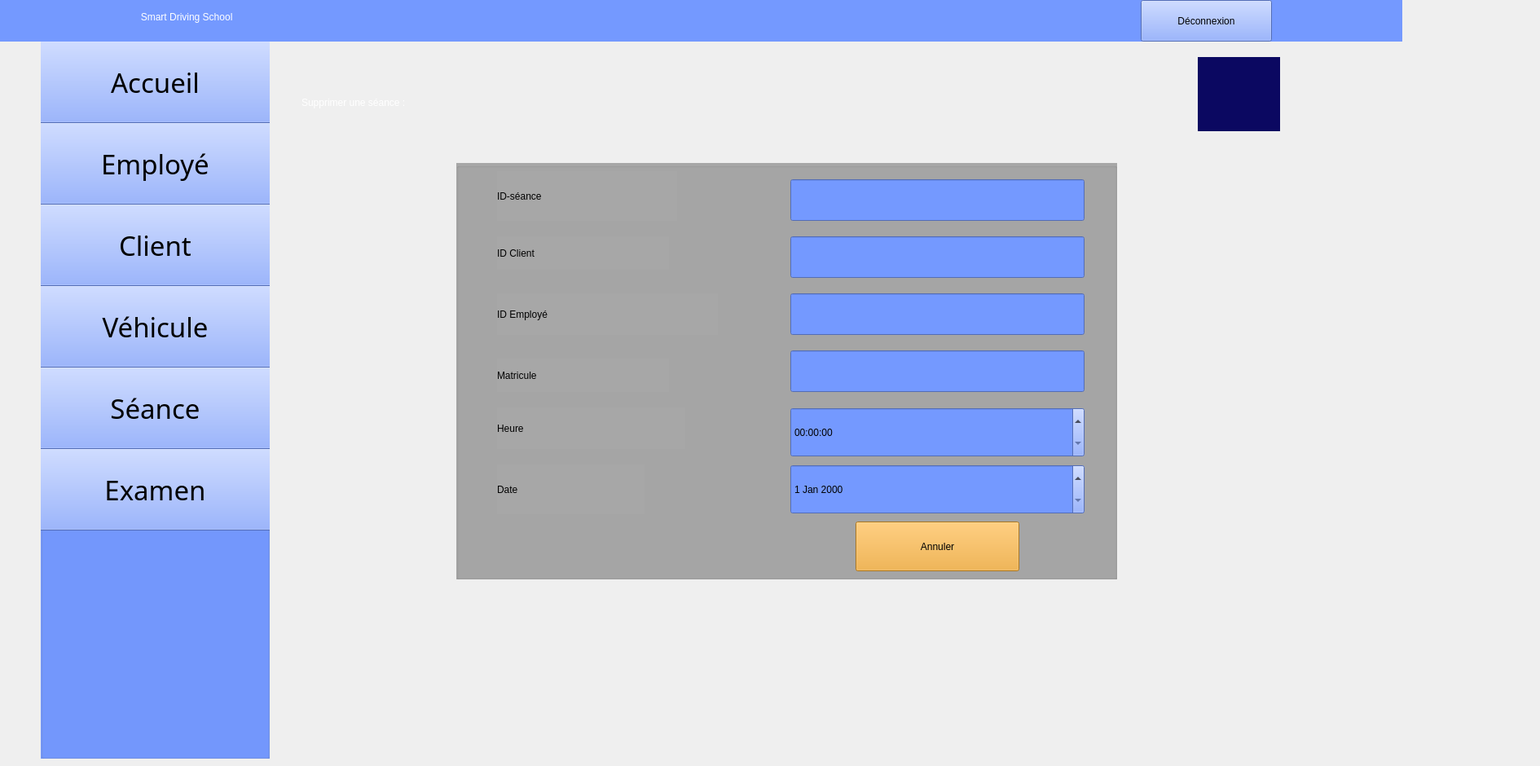
    <widget class="QWidget" name="supprimerseance">
     <widget class="QLabel" name="label_103">
      <property name="geometry">
       <rect>
        <x>-160</x>
        <y>-10</y>
        <width>1881</width>
        <height>61</height>
       </rect>
      </property>
      <property name="styleSheet">
       <string notr="true">color: rgb(255, 255, 255);
background-color: rgb(116, 153, 255);
font: 24pt &quot;Segoe UI Symbol&quot;;</string>
      </property>
      <property name="text">
       <string>                                                                                                    Smart Driving School         </string>
      </property>
     </widget>
     <widget class="QGroupBox" name="groupBox_18">
      <property name="geometry">
       <rect>
        <x>50</x>
        <y>30</y>
        <width>281</width>
        <height>901</height>
       </rect>
      </property>
      <property name="styleSheet">
       <string notr="true">background-color: rgb(116, 153, 255);</string>
      </property>
      <property name="title">
       <string/>
      </property>
      <widget class="QPushButton" name="pushButton78">
       <property name="geometry">
        <rect>
         <x>-20</x>
         <y>20</y>
         <width>321</width>
         <height>101</height>
        </rect>
       </property>
       <property name="font">
        <font>
         <family>Romantic</family>
         <pointsize>25</pointsize>
         <italic>false</italic>
         <bold>false</bold>
        </font>
       </property>
       <property name="styleSheet">
        <string notr="true">background-color: rgb(116, 153, 255);
font: 25pt &quot;Romantic&quot;;</string>
       </property>
       <property name="text">
        <string>Accueil</string>
       </property>
       <property name="icon">
        <iconset theme="QIcon::ThemeIcon::GoHome"/>
       </property>
       <property name="iconSize">
        <size>
         <width>35</width>
         <height>35</height>
        </size>
       </property>
      </widget>
      <widget class="QPushButton" name="pushButton79">
       <property name="geometry">
        <rect>
         <x>-20</x>
         <y>120</y>
         <width>321</width>
         <height>101</height>
        </rect>
       </property>
       <property name="font">
        <font>
         <family>Romantic</family>
         <pointsize>25</pointsize>
         <italic>false</italic>
         <bold>false</bold>
        </font>
       </property>
       <property name="styleSheet">
        <string notr="true">background-color: rgb(116, 153, 255);
font: 25pt &quot;Romantic&quot;;</string>
       </property>
       <property name="text">
        <string>Employé</string>
       </property>
       <property name="icon">
        <iconset resource="ressources.qrc">
         <normaloff>:/images/46db9ee3d4b3323457222bb8db7f3b42.png</normaloff>:/images/46db9ee3d4b3323457222bb8db7f3b42.png</iconset>
       </property>
       <property name="iconSize">
        <size>
         <width>45</width>
         <height>45</height>
        </size>
       </property>
      </widget>
      <widget class="QPushButton" name="pushButton80">
       <property name="geometry">
        <rect>
         <x>-20</x>
         <y>220</y>
         <width>321</width>
         <height>101</height>
        </rect>
       </property>
       <property name="font">
        <font>
         <family>Romantic</family>
         <pointsize>25</pointsize>
         <italic>false</italic>
         <bold>false</bold>
        </font>
       </property>
       <property name="styleSheet">
        <string notr="true">background-color: rgb(116, 153, 255);
font: 25pt &quot;Romantic&quot;;</string>
       </property>
       <property name="text">
        <string>Client</string>
       </property>
       <property name="icon">
        <iconset resource="ressources.qrc">
         <normaloff>:/images/0527f41904e77feddb97e532fe74d08f.png</normaloff>:/images/0527f41904e77feddb97e532fe74d08f.png</iconset>
       </property>
       <property name="iconSize">
        <size>
         <width>40</width>
         <height>40</height>
        </size>
       </property>
      </widget>
      <widget class="QPushButton" name="pushButton81">
       <property name="geometry">
        <rect>
         <x>-20</x>
         <y>320</y>
         <width>321</width>
         <height>101</height>
        </rect>
       </property>
       <property name="font">
        <font>
         <family>Romantic</family>
         <pointsize>25</pointsize>
         <italic>false</italic>
         <bold>false</bold>
        </font>
       </property>
       <property name="styleSheet">
        <string notr="true">background-color: rgb(116, 153, 255);
font: 25pt &quot;Romantic&quot;;</string>
       </property>
       <property name="text">
        <string>Véhicule</string>
       </property>
       <property name="icon">
        <iconset resource="ressources.qrc">
         <normaloff>:/images/cbad98069fae8d5554390bd40b0b561c.png</normaloff>:/images/cbad98069fae8d5554390bd40b0b561c.png</iconset>
       </property>
       <property name="iconSize">
        <size>
         <width>60</width>
         <height>60</height>
        </size>
       </property>
      </widget>
      <widget class="QPushButton" name="pushButton82">
       <property name="geometry">
        <rect>
         <x>-20</x>
         <y>420</y>
         <width>321</width>
         <height>101</height>
        </rect>
       </property>
       <property name="font">
        <font>
         <family>Romantic</family>
         <pointsize>25</pointsize>
         <italic>false</italic>
         <bold>false</bold>
        </font>
       </property>
       <property name="styleSheet">
        <string notr="true">background-color: rgb(116, 153, 255);
font: 25pt &quot;Romantic&quot;;</string>
       </property>
       <property name="text">
        <string>Séance</string>
       </property>
       <property name="icon">
        <iconset resource="ressources.qrc">
         <normaloff>:/images/c53651e2209ddb3281ed3a114fae2cfb.png</normaloff>:/images/c53651e2209ddb3281ed3a114fae2cfb.png</iconset>
       </property>
       <property name="iconSize">
        <size>
         <width>50</width>
         <height>50</height>
        </size>
       </property>
      </widget>
      <widget class="QPushButton" name="pushButton83">
       <property name="geometry">
        <rect>
         <x>-20</x>
         <y>520</y>
         <width>321</width>
         <height>101</height>
        </rect>
       </property>
       <property name="font">
        <font>
         <family>Romantic</family>
         <pointsize>25</pointsize>
         <italic>false</italic>
         <bold>false</bold>
        </font>
       </property>
       <property name="styleSheet">
        <string notr="true">background-color: rgb(116, 153, 255);
font: 25pt &quot;Romantic&quot;;</string>
       </property>
       <property name="text">
        <string>Examen</string>
       </property>
       <property name="icon">
        <iconset resource="ressources.qrc">
         <normaloff>:/images/7001e00fd5b7f2745c5e91ff547f4763.png</normaloff>:/images/7001e00fd5b7f2745c5e91ff547f4763.png</iconset>
       </property>
       <property name="iconSize">
        <size>
         <width>50</width>
         <height>50</height>
        </size>
       </property>
      </widget>
     </widget>
     <widget class="QLabel" name="label_31">
      <property name="geometry">
       <rect>
        <x>670</x>
        <y>10</y>
        <width>41</width>
        <height>31</height>
       </rect>
      </property>
      <property name="styleSheet">
       <string notr="true">background-color: rgb(116, 153, 255);</string>
      </property>
      <property name="text">
       <string/>
      </property>
      <property name="pixmap">
       <pixmap resource="ressources.qrc">:/images/image22.png</pixmap>
      </property>
      <property name="scaledContents">
       <bool>true</bool>
      </property>
     </widget>
     <widget class="QLabel" name="label_32">
      <property name="geometry">
       <rect>
        <x>1020</x>
        <y>10</y>
        <width>41</width>
        <height>31</height>
       </rect>
      </property>
      <property name="styleSheet">
       <string notr="true">background-color: rgb(116, 153, 255);</string>
      </property>
      <property name="text">
       <string/>
      </property>
      <property name="pixmap">
       <pixmap resource="ressources.qrc">:/images/image22.png</pixmap>
      </property>
      <property name="scaledContents">
       <bool>true</bool>
      </property>
     </widget>
     <widget class="QPushButton" name="pushButton171">
      <property name="geometry">
       <rect>
        <x>1400</x>
        <y>0</y>
        <width>161</width>
        <height>51</height>
       </rect>
      </property>
      <property name="styleSheet">
       <string notr="true">font: 700 11pt &quot;Romantic&quot;;
background-color: rgb(116, 153, 255);</string>
      </property>
      <property name="text">
       <string>Déconnexion</string>
      </property>
     </widget>
     <widget class="QLabel" name="label_33">
      <property name="geometry">
       <rect>
        <x>1470</x>
        <y>70</y>
        <width>101</width>
        <height>91</height>
       </rect>
      </property>
      <property name="styleSheet">
       <string notr="true">background-color: rgb(11, 8, 97);</string>
      </property>
      <property name="text">
       <string/>
      </property>
      <property name="pixmap">
       <pixmap resource="ressources.qrc">:/images/logoc++++.png</pixmap>
      </property>
      <property name="scaledContents">
       <bool>true</bool>
      </property>
     </widget>
     <widget class="QLabel" name="label_189">
      <property name="geometry">
       <rect>
        <x>370</x>
        <y>80</y>
        <width>671</width>
        <height>91</height>
       </rect>
      </property>
      <property name="styleSheet">
       <string notr="true">font: 40pt &quot;Chaparral Pro&quot;;
color: rgb(255, 255, 255);</string>
      </property>
      <property name="text">
       <string>Supprimer une séance :</string>
      </property>
     </widget>
     <widget class="QGroupBox" name="groupBox_32">
      <property name="geometry">
       <rect>
        <x>560</x>
        <y>200</y>
        <width>811</width>
        <height>511</height>
       </rect>
      </property>
      <property name="styleSheet">
       <string notr="true">background-color: rgb(167, 167, 167);
font: 18pt &quot;Palatino Linotype&quot;;</string>
      </property>
      <property name="title">
       <string/>
      </property>
      <widget class="QLabel" name="label_191">
       <property name="geometry">
        <rect>
         <x>50</x>
         <y>10</y>
         <width>221</width>
         <height>61</height>
        </rect>
       </property>
       <property name="styleSheet">
        <string notr="true">font: 25pt &quot;Segoe UI&quot;;</string>
       </property>
       <property name="text">
        <string>ID-séance</string>
       </property>
      </widget>
      <widget class="QLabel" name="label_192">
       <property name="geometry">
        <rect>
         <x>50</x>
         <y>90</y>
         <width>211</width>
         <height>41</height>
        </rect>
       </property>
       <property name="styleSheet">
        <string notr="true">font: 25pt &quot;Segoe UI&quot;;</string>
       </property>
       <property name="text">
        <string>ID Client</string>
       </property>
      </widget>
      <widget class="QLabel" name="label_193">
       <property name="geometry">
        <rect>
         <x>50</x>
         <y>160</y>
         <width>271</width>
         <height>51</height>
        </rect>
       </property>
       <property name="styleSheet">
        <string notr="true">font: 25pt &quot;Segoe UI&quot;;</string>
       </property>
       <property name="text">
        <string>ID Employé</string>
       </property>
      </widget>
      <widget class="QLabel" name="label_194">
       <property name="geometry">
        <rect>
         <x>50</x>
         <y>370</y>
         <width>181</width>
         <height>61</height>
        </rect>
       </property>
       <property name="styleSheet">
        <string notr="true">font: 25pt &quot;Segoe UI&quot;;</string>
       </property>
       <property name="text">
        <string>Date</string>
       </property>
      </widget>
      <widget class="QLabel" name="label_195">
       <property name="geometry">
        <rect>
         <x>50</x>
         <y>300</y>
         <width>231</width>
         <height>51</height>
        </rect>
       </property>
       <property name="styleSheet">
        <string notr="true">font: 25pt &quot;Segoe UI&quot;;</string>
       </property>
       <property name="text">
        <string>Heure</string>
       </property>
      </widget>
      <widget class="QPushButton" name="pushButton154">
       <property name="geometry">
        <rect>
         <x>490</x>
         <y>440</y>
         <width>201</width>
         <height>61</height>
        </rect>
       </property>
       <property name="styleSheet">
        <string notr="true">font: 18pt &quot;Palatino Linotype&quot;;
background-color: rgb(241, 165, 40);
</string>
       </property>
       <property name="text">
        <string>Annuler</string>
       </property>
       <property name="icon">
        <iconset theme="QIcon::ThemeIcon::DocumentRevert"/>
       </property>
      </widget>
      <widget class="QLineEdit" name="lineEdit_suppIDseance">
       <property name="geometry">
        <rect>
         <x>410</x>
         <y>20</y>
         <width>361</width>
         <height>51</height>
        </rect>
       </property>
       <property name="styleSheet">
        <string notr="true">background-color: rgb(116, 153, 255);</string>
       </property>
      </widget>
      <widget class="QLineEdit" name="lineEdit_suppIDclient">
       <property name="geometry">
        <rect>
         <x>410</x>
         <y>90</y>
         <width>361</width>
         <height>51</height>
        </rect>
       </property>
       <property name="styleSheet">
        <string notr="true">background-color: rgb(116, 153, 255);</string>
       </property>
      </widget>
      <widget class="QLineEdit" name="lineEdit_suppIDemploye">
       <property name="geometry">
        <rect>
         <x>410</x>
         <y>160</y>
         <width>361</width>
         <height>51</height>
        </rect>
       </property>
       <property name="styleSheet">
        <string notr="true">background-color: rgb(116, 153, 255);</string>
       </property>
      </widget>
      <widget class="QTimeEdit" name="timeEdit_suppHeure">
       <property name="geometry">
        <rect>
         <x>410</x>
         <y>300</y>
         <width>361</width>
         <height>61</height>
        </rect>
       </property>
       <property name="styleSheet">
        <string notr="true">background-color: rgb(116, 153, 255);</string>
       </property>
      </widget>
      <widget class="QDateEdit" name="dateEdit_suppDate">
       <property name="geometry">
        <rect>
         <x>410</x>
         <y>370</y>
         <width>361</width>
         <height>61</height>
        </rect>
       </property>
       <property name="styleSheet">
        <string notr="true">background-color: rgb(116, 153, 255);</string>
       </property>
      </widget>
      <widget class="QLabel" name="label_204">
       <property name="geometry">
        <rect>
         <x>50</x>
         <y>240</y>
         <width>211</width>
         <height>41</height>
        </rect>
       </property>
       <property name="styleSheet">
        <string notr="true">font: 25pt &quot;Segoe UI&quot;;</string>
       </property>
       <property name="text">
        <string>Matricule</string>
       </property>
      </widget>
      <widget class="QLineEdit" name="lineEdit_suppMatricule">
       <property name="geometry">
        <rect>
         <x>410</x>
         <y>230</y>
         <width>361</width>
         <height>51</height>
        </rect>
       </property>
       <property name="styleSheet">
        <string notr="true">background-color: rgb(116, 153, 255);</string>
       </property>
      </widget>
     </widget>
     <zorder>groupBox_18</zorder>
     <zorder>label_103</zorder>
     <zorder>label_31</zorder>
     <zorder>label_32</zorder>
     <zorder>pushButton171</zorder>
     <zorder>label_33</zorder>
     <zorder>label_189</zorder>
     <zorder>groupBox_32</zorder>
    </widget>
